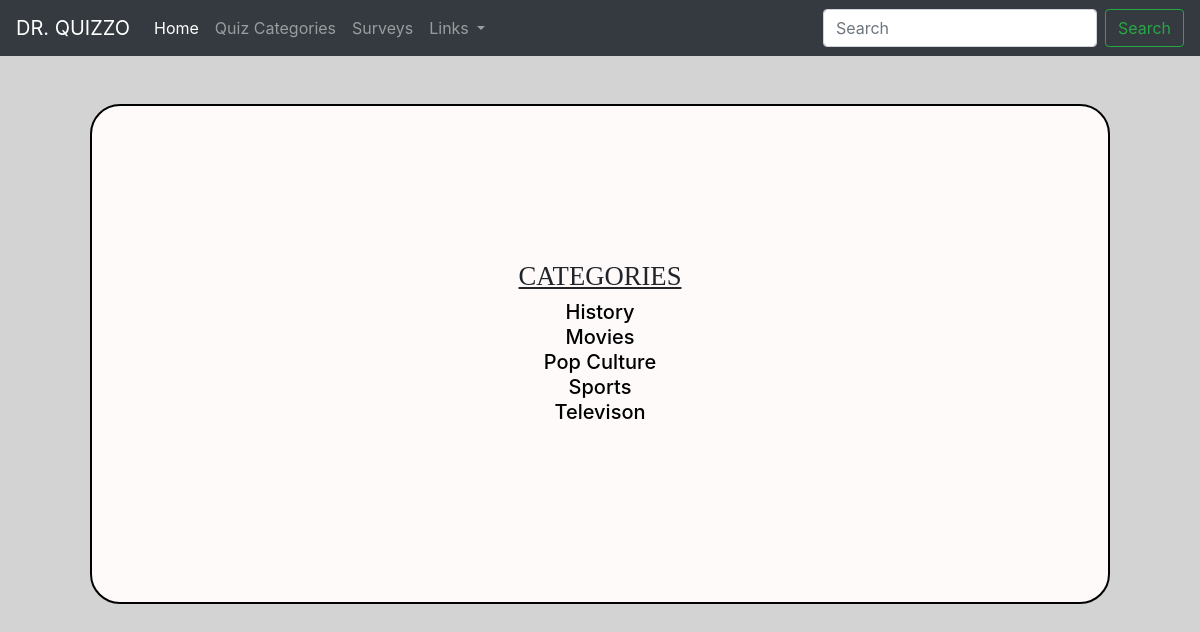
/quizcats, run on the app's committed database.
### myweb/models.py (models this page shows, shortened)
class Quizcat(models.Model):
	category = models.CharField(max_length=120)

### myweb/views.py (the view)
# urls.py: path('quizcats', views.quizcats, name="quizcats"),
def quizcats(request):
	category_data = Quizcat.objects.all().order_by('category')
	return render(request, 'quizcats.html', {"category_data" : category_data})

### myweb/templates/quizcats.html (shortened to what this page needs)
{% extends 'base.html' %}
{% load static %}
{% block 'content' %}
	<div class="container">
		<div class="row">
			<div class="col-md-12">
				<h1 class="mainText">
					CATEGORIES
				</h1>
			</div>
		</div>
		<div class="row">
			<div class="col-md-12">
				{% for cats in category_data %}
					<a class="h5 Quizlistings" href="{% url 'quizzes' cats.id %}">{{ cats.category }}</a><br/>
				{% endfor %}
			</div>
		</div>
		<br/>
	</div>
{% endblock %}

### static/styles/quizzoStyle1.css (style rules this page uses)
body { background-color: lightgray !important; }
.mainText { font-size: 20pt !important; font-family: verdana; text-decoration: underline; }
.Quizlistings { color: black !important; }

### data on the page
Quizcat: category "History"
Quizcat: category "Movies"
Quizcat: category "Pop Culture"
Quizcat: category "Sports"
Quizcat: category "Televison"
